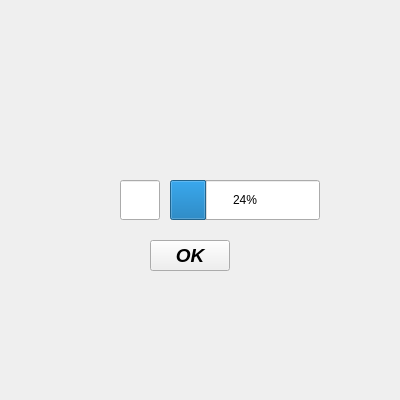
<?xml version="1.0" encoding="UTF-8"?>
<ui version="4.0">
 <class>VoiceSettings_panel</class>
 <widget class="QWidget" name="VoiceSettings_panel">
  <property name="geometry">
   <rect>
    <x>0</x>
    <y>0</y>
    <width>400</width>
    <height>400</height>
   </rect>
  </property>
  <property name="minimumSize">
   <size>
    <width>400</width>
    <height>400</height>
   </size>
  </property>
  <property name="maximumSize">
   <size>
    <width>400</width>
    <height>400</height>
   </size>
  </property>
  <property name="windowTitle">
   <string>Form</string>
  </property>
  <widget class="QLabel" name="VoiceSetting_panel_background">
   <property name="geometry">
    <rect>
     <x>0</x>
     <y>0</y>
     <width>400</width>
     <height>400</height>
    </rect>
   </property>
   <property name="minimumSize">
    <size>
     <width>400</width>
     <height>400</height>
    </size>
   </property>
   <property name="maximumSize">
    <size>
     <width>400</width>
     <height>400</height>
    </size>
   </property>
   <property name="text">
    <string/>
   </property>
   <property name="pixmap">
    <pixmap resource="resources_file.qrc">:/game_resources/voiceforce_settings_background.png</pixmap>
   </property>
  </widget>
  <widget class="QLabel" name="Megaphone_image">
   <property name="geometry">
    <rect>
     <x>70</x>
     <y>180</y>
     <width>40</width>
     <height>40</height>
    </rect>
   </property>
   <property name="minimumSize">
    <size>
     <width>40</width>
     <height>40</height>
    </size>
   </property>
   <property name="maximumSize">
    <size>
     <width>40</width>
     <height>40</height>
    </size>
   </property>
   <property name="text">
    <string/>
   </property>
   <property name="pixmap">
    <pixmap resource="resources_file.qrc">:/game_resources/Megaphone(1).png</pixmap>
   </property>
  </widget>
  <widget class="QProgressBar" name="Voiceforce_bar">
   <property name="geometry">
    <rect>
     <x>170</x>
     <y>180</y>
     <width>150</width>
     <height>40</height>
    </rect>
   </property>
   <property name="minimumSize">
    <size>
     <width>150</width>
     <height>40</height>
    </size>
   </property>
   <property name="maximumSize">
    <size>
     <width>150</width>
     <height>40</height>
    </size>
   </property>
   <property name="value">
    <number>24</number>
   </property>
  </widget>
  <widget class="QLineEdit" name="Voiceforce_number">
   <property name="geometry">
    <rect>
     <x>120</x>
     <y>180</y>
     <width>40</width>
     <height>40</height>
    </rect>
   </property>
   <property name="minimumSize">
    <size>
     <width>40</width>
     <height>40</height>
    </size>
   </property>
   <property name="maximumSize">
    <size>
     <width>40</width>
     <height>40</height>
    </size>
   </property>
  </widget>
  <widget class="QPushButton" name="OK_pushbutton">
   <property name="geometry">
    <rect>
     <x>150</x>
     <y>240</y>
     <width>80</width>
     <height>31</height>
    </rect>
   </property>
   <property name="font">
    <font>
     <pointsize>14</pointsize>
     <italic>true</italic>
     <bold>true</bold>
    </font>
   </property>
   <property name="text">
    <string>OK</string>
   </property>
  </widget>
 </widget>
 <resources>
  <include location="resources_file.qrc"/>
 </resources>
 <connections/>
</ui>
